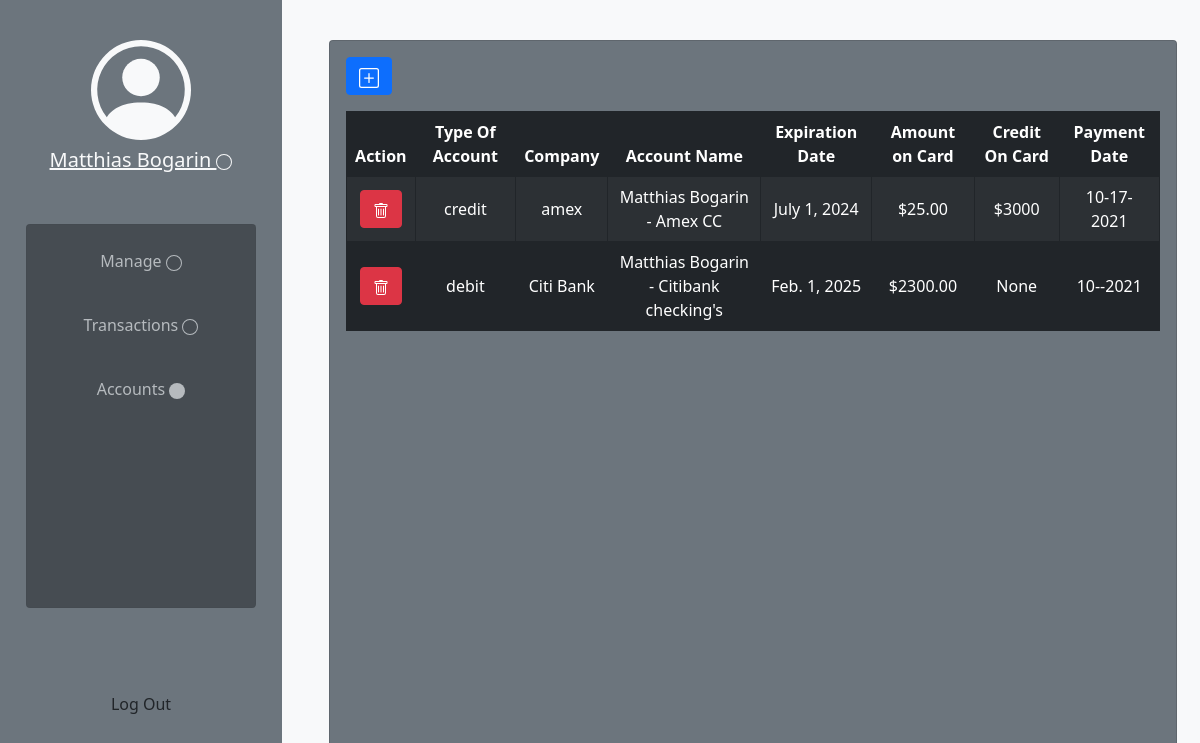
The page /accounts/ (signed in) on the database its author committed.
### finfreedom_frontend/models.py (models this page shows)
class Accounts(models.Model):
    account_id = models.AutoField(primary_key=True)
    type_of_account = models.CharField(max_length=20)
    card_number = models.CharField(max_length=20, null=True,blank=True)
    expiration_date = models.DateField(null=True, blank=True)
    security_code = models.IntegerField(null=True, blank=True)
    name_on_card = models.CharField(max_length=50)
    company_name = models.CharField(max_length=100, null=True,blank=True)
    amount_on_card = models.DecimalField(max_digits=100, decimal_places=2,null=True)
    credit_on_card = models.PositiveIntegerField(null=True, blank=True)
    payment_date = models.CharField(max_length=100, null=True, blank=True)
    account_name = models.CharField(max_length=100, null=True)

### finfreedom_frontend/views.py (the view)
# urls.py: path('accounts/', views.accounts.as_view(), name='accounts'),
class accounts(TemplateView):
    template_name = 'pages/accounts.html'
    def get(self, request):
        print("reaced the accounts function")
        currentMonth = datetime.now().month
        currentYear = datetime.now().year
        profile_object = Profiles.objects.filter(profile_id = request.session['profile_id']).values('profile_id', 'first_name', 'last_name')[0]
        headers = {'headers':['Type Of Account', 'Company', 'Account Name', "Expiration Date", "Amount on Card", "Credit On Card", "Payment Date"]}
        rows = []
        accounts_from_profile = ProfileAccountMapping.objects.all()
        print(accounts_from_profile)
        data = []
        if len(accounts_from_profile) > 0:
            for acct in accounts_from_profile:
                print(acct.profile_id.profile_id)
                if acct.profile_id.profile_id == profile_object['profile_id']:
                    data.append(acct.account_id.account_id)
        print(data)
        account_obj_list = Accounts.objects.filter(account_id__in=data).values()
        if len(account_obj_list) > 0:
            for d in account_obj_list:
                print(d)
                if d['amount_on_card'] == None:
                    amount_on_card = None
                else:
                    amount_on_card = "$" + str(d['amount_on_card'])
                if d['credit_on_card'] == None:
                    credit_on_card = None
                else:
                    credit_on_card = "$" + str(d['credit_on_card'])
                if d['payment_date'] == None:
                    payment_date = None
                else:
                    payment_date = str(currentMonth) + "-" + d['payment_date'] + "-" + str(currentYear)
                data = {
                    'account_id': d['account_id'],
                    'type_of_account': d['type_of_account'],
                    'company': d['company_name'],
                    'account_name': d['account_name'],
                    'expiration_date': d['expiration_date'],
                    'amount_on_card' : amount_on_card,
                    'credit_on_card': credit_on_card,
                    'payment_date': payment_date,
                }
                rows.append(data)
        context = {
            "headers": headers['headers'],
            "rows": rows,
            "page": "Account",
            'profile_name': profile_object['first_name'] + " " + profile_object['last_name'] ,
            'profile_id' : profile_object['profile_id']
        }
        print(context)
        return render(request,self.template_name, context)

### templates/pages/accounts.html
{% extends 'sidebar.html' %}
{% load static %}
{% block page_elements %}
                    <div class="row bg-light text-center" style="height: 100%; display: flex; justify-content: center; align-items: center;">
                        <div class="card bg-secondary" style="width: 90%; height: 90%;">
                            <div class="card-body">
                                {% include 'tables/accounts_table.html' %}
                            </div>
                        </div>
                    </div>
{% endblock %}

### templates/sidebar.html (shortened to what this page needs)
{% extends 'wrapper.html' %}
{% load static %}
{% block content %}
            <div class="row" style="height: 100%">
                <div class="col-3 rounded bg-secondary text-light" style="height: 100%; margin:0; padding: 0; display: flex; flex-direction: column; justify-content: start">
                    <div class="row w-100 h-25 text-center mt-3" style="margin: 0; display: flex; flex-direction: column; justify-content: center; align-items: center;">
                        <div class="col-6 w-100 h-75">
                            <a href="/profile" class="text-light">
                                <div class="row mb-2">
                                </div>
                                <div class="row" style="display: flex;">
                                    <div class="col-12">
                                        <h5 id="profile_name">
                                            {% if profile_name %} {{profile_name}} {% endif %}
                                            <svg xmlns="http://www.w3.org/2000/svg" width="16" height="16" fill="currentColor" id="profile_inactive"  class="bi bi-circle" viewBox="0 0 16 16">
                                                <path d="M8 15A7 7 0 1 1 8 1a7 7 0 0 1 0 14zm0 1A8 8 0 1 0 8 0a8 8 0 0 0 0 16z"/>
                                            </svg>
                                        </h5>
                                    </div>
                                </div>
                            </a>
                        </div>
                    </div>
                    <div class="row w-100 h-50 mt-3" style="margin: 0; display: flex; flex-direction: row; justify-content: center;">
                        <div class="card w-75 h-100 bg-dark opacity-50">
                            <div class="card-body text-center rounded">
                                <ul class="nav nav-pills nav-fill" style="display: flex; flex-direction: column; justify-content: space-around;">
                                    <li class="nav-item mb-4">
                                        <a class="nav-link text-white" href="/manage">
                                            Manage
                                            <svg xmlns="http://www.w3.org/2000/svg" width="16" height="16" fill="currentColor" id="manage_inactive"  class="bi bi-circle" viewBox="0 0 16 16">
                                                <path d="M8 15A7 7 0 1 1 8 1a7 7 0 0 1 0 14zm0 1A8 8 0 1 0 8 0a8 8 0 0 0 0 16z"/>
                                            </svg>
                                        </a>
                                    </li>
                                    <li class="nav-item mb-4">
                                        <a class="nav-link text-white" href="/transactions">
                                            Transactions
                                            <svg xmlns="http://www.w3.org/2000/svg" width="16" height="16" fill="currentColor" id="transaction_inactive"  class="bi bi-circle" viewBox="0 0 16 16">
                                                <path d="M8 15A7 7 0 1 1 8 1a7 7 0 0 1 0 14zm0 1A8 8 0 1 0 8 0a8 8 0 0 0 0 16z"/>
                                            </svg>
                                        </a>
                                    </li>
                                    <li class="nav-item mb-4">
                                        <a class="nav-link text-white" href="/accounts">
                                            Accounts
                                            <svg xmlns="http://www.w3.org/2000/svg" width="16" height="16" fill="currentColor" id="account_active" class="bi bi-circle-fill" viewBox="0 0 16 16">
                                                <circle cx="8" cy="8" r="8"/>
                                            </svg>
                                        </a>
                                    </li>
                                </ul>
                            </div>
                        </div>
                    </div>
                    <div class="row w-100 h-25 text-center" style="margin: 0; display: flex; flex-direction: column; justify-content: center;">
                        <a class="nav-link text-dark" href="/logout">Log Out</a>
                    </div>
                </div>
                <div class="col-9" style = "height: 100%; margin: 0; padding: 0;">
                    {% block page_elements %}
                    {% endblock %}
                </div>
            </div>
{% endblock %}

### templates/tables/accounts_table.html (shortened to what this page needs)
{% load static %}
<div class="">
    <div class="row mb-3" style="display: flex;">
        <div class="col-6 float-start" style="display: flex; justify-content: start; padding: 0;">
            <button type="button" class="btn btn-primary" data-bs-toggle="tooltip" data-bs-placement="right" title="Add New Account" onclick="$('#new_account_modal').modal('show');">
            </button>
        </div>
        <div class="col-6 float-end" style="display: flex; justify-content: end; padding: 0;">
        </div>
    </div>
    <div class="row table-responsive">
        <table id="accounts_table" class="table table-dark table-striped table-bordered align-middle">
            <thead class="bg-white border border-dark">
                <tr>
                    <th>Action</th>
                    {% for k in headers %}
                    <th scope="col">{{k}}</th>
                    {% endfor %}
                </tr>
            </thead>
            <tbody class="bg-info text-center border border-dark">
                {% for item in rows %}
                    <tr>
                        <td>
                            <button href="javascript:void(0);" type="button" data-bs-toggle="tooltip" data-bs-placement="left" title="Delete Account" class="btn btn-danger" onclick="delete_account(this);"></button>
                        </td>
                        <td>{{item.type_of_account}}</td>
                        <td>{{item.company}}</td>
                        <td>{{item.account_name}}</td>
                        <td>{{item.expiration_date}}</td>
                        <td>{{item.amount_on_card}}</td>
                        <td>{{item.credit_on_card}}</td>
                        <td>{{item.payment_date}}</td>
                    </tr>
                {% endfor %}
            </tbody>
        </table>
    </div>
</div>

### rows shown on the page
Accounts: name_on_card "Matthias Bogarin", type_of_account "credit", company "amex", account_name "Matthias Bogarin - Amex CC", expiration_date "July 1, 2024"
Accounts: type_of_account "debit", company "Citi Bank", account_name "Matthias Bogarin - Citibank checking's", expiration_date "Feb. 1, 2025"

### other values the page prints
{{ k }} "Type Of Account" "Company" "Account Name" "Expiration Date" "Amount on Card" "Credit On Card" "Payment Date"
{{ item.amount_on_card }} "$25.00" "$2300.00"
{{ item.credit_on_card }} "$3000" "None"
{{ item.payment_date }} "10-17-2021" "10--2021"
